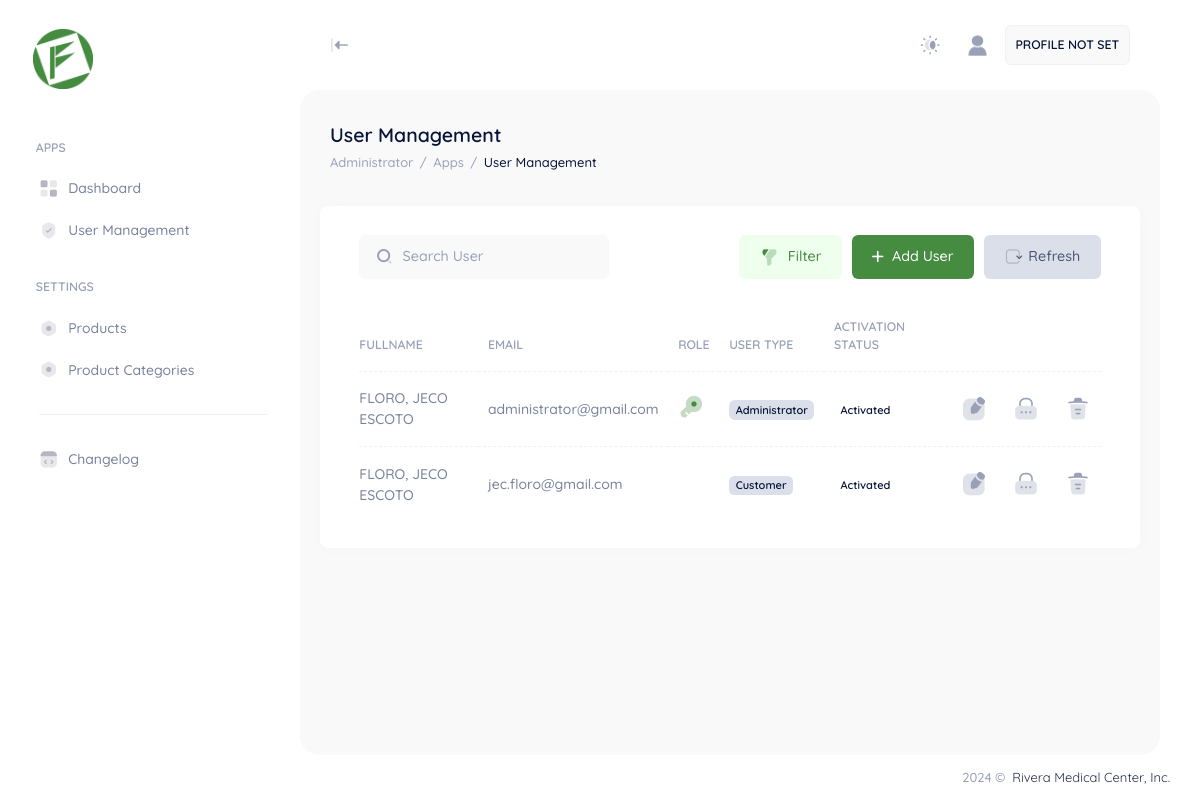
Before: /user/administrator/usermanagement.php (signed in) with the older database file.
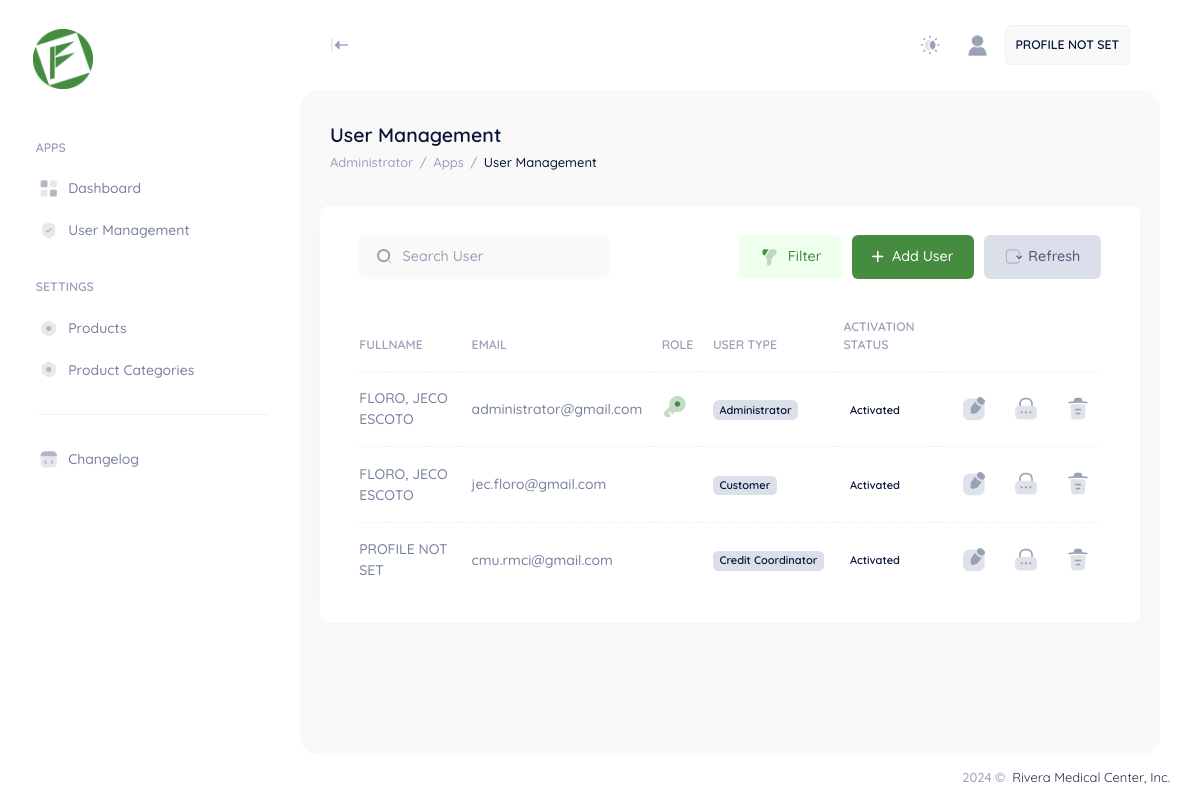
After: the same page with the newer database file.
### tables this page shows
CREATE TABLE IF NOT EXISTS `appsysusers` (
  `PK_appsysUsers` int NOT NULL AUTO_INCREMENT COMMENT 'AUTO GENERATED ID PER USER',
  `user_email` varchar(100) DEFAULT NULL COMMENT 'HASHED EMAIL',
  `user_password` longtext COMMENT 'HASHED PASSWORD',
  `user_empId` varchar(255) DEFAULT NULL COMMENT 'USER EMPLOYEE ID',
  `user_recoveryCode` varchar(255) DEFAULT NULL COMMENT 'HASHED RECOVERY CODE',
  `user_activationCode` varchar(255) DEFAULT NULL COMMENT 'HASHED ACTIVATION CODE',
  `user_secret` varchar(255) DEFAULT NULL,
  `isSecret` bit(1) DEFAULT NULL,
  `isActivated` bit(1) DEFAULT NULL,
  `isDisabled` bit(1) DEFAULT NULL,
  `isDeactivated` bit(1) DEFAULT NULL,
  `isAdmin` bit(1) DEFAULT NULL,
  `isCustomer` bit(1) DEFAULT NULL,
  `isBranchManager` bit(1) DEFAULT NULL,
  `isCreditInvestigator` bit(1) DEFAULT NULL,
  `isCreditCoordinator` bit(1) DEFAULT NULL,
  `isCashier` bit(1) DEFAULT NULL,
  `userLastname` longtext,
  `userFirstName` varchar(500) DEFAULT NULL,
  `userMiddleName` varchar(500) DEFAULT NULL,
  `userNickName` varchar(500) DEFAULT NULL,
  `userGender` int DEFAULT NULL,
  `userCivilStatus` varchar(500) DEFAULT NULL,
  `userNationality` varchar(500) DEFAULT NULL,
  `userAge` int DEFAULT NULL,
  `userDateofBirth` date DEFAULT NULL,
  `userPlaceofBirth` longtext,
  `userContactNumber` varchar(500) DEFAULT NULL,
  `userAddress` longtext,
  `userRegionCode` varchar(50) DEFAULT NULL,
  `userRegion` varchar(255) DEFAULT NULL,
  `userProvinceCode` varchar(50) DEFAULT NULL,
  `userProvince` varchar(255) DEFAULT NULL,
  `userCityCode` varchar(50) DEFAULT NULL,
  `userCity` varchar(255) DEFAULT NULL,
  `userBarangayCode` varchar(50) DEFAULT NULL,
  `userBarangay` varchar(255) DEFAULT NULL,
  `userFullName` varchar(500) DEFAULT NULL,
  `isProfileFilled` bit(1) DEFAULT NULL,
  `isSpouseFilled` bit(1) DEFAULT NULL,
  `isHomeOwnershipFilled` bit(1) DEFAULT NULL,
  `isEmploymentFilled` bit(1) DEFAULT NULL,
  `isPersonalPrefFilled` bit(1) DEFAULT NULL,
  `isChildrenFilled` bit(1) DEFAULT NULL,
  `isRelativesFilled` bit(1) DEFAULT NULL,
  `isNeighborFilled` bit(1) DEFAULT NULL,
  PRIMARY KEY (`PK_appsysUsers`) USING BTREE
);

### user/administrator/usermanagement.php (the view, shortened to what the rows shown need)
<?php
include '../../app/sessions/AdministratorSession.php';
try {
    $conn = new PDO("mysql:host=$fa_dbserver;dbname=$fa_dbname", $fa_dbuser, $fa_dbpassword);
    $conn->setAttribute(PDO::ATTR_ERRMODE, PDO::ERRMODE_EXCEPTION);
    $user = $conn->prepare("SELECT * FROM appsysusers");
    $user->execute();
    $cuser = $user->rowCount();
} catch (PDOException $e) {
    echo "Error: " . $e->getMessage();
}
?>
<!DOCTYPE html>
<html lang="en">
<head>
    <link href="../../assets/plugins/custom/leaflet/leaflet.bundle.css" rel="stylesheet" type="text/css" />
    <link href="../../assets/plugins/custom/datatables/datatables.bundle.css" rel="stylesheet" type="text/css" />
    <link href="../../assets/plugins/global/plugins.bundle.css" rel="stylesheet" type="text/css" />
    <link href="../../assets/css/style.bundle.css" rel="stylesheet" type="text/css" />
    <link href="../../assets/css/custom.bundle.css" rel="stylesheet" type="text/css" />
</head>
<body id="kt_body" class="header-fixed header-tablet-and-mobile-fixed toolbar-enabled aside-fixed aside-default-enabled user-select-none">
    <div class="d-flex flex-column flex-root">
        <div class="page d-flex flex-row flex-column-fluid">
            <div class="wrapper d-flex flex-column flex-row-fluid" id="kt_wrapper">
                <div class="content fs-6 d-flex flex-column flex-column-fluid" id="kt_content">
                    <div class="toolbar" id="kt_toolbar">
                        <div class=" container-fluid d-flex flex-stack flex-wrap flex-sm-nowrap">
                            <div class="d-flex flex-column align-items-start justify-content-center flex-wrap me-2">
                                <h1 class="text-dark fw-bold my-1 fs-2">
                                    User Management <small class="text-muted fs-6 fw-normal ms-1"></small>
                                </h1>
                            </div>
                        </div>
                    </div>
                    <div class="post fs-6 d-flex flex-column-fluid" id="kt_post">
                        <div class="container-fluid">
                            <div class="row g-xl-12">
                                <div class="col-xxl-12">
                                    <div class="row g-xl-12">
                                        <div class="card">
                                            <div class="card-body py-4">
                                                <table class="table align-middle table-row-dashed fs-6 gy-5" id="tb_Usermanagement">
                                                    <thead>
                                                        <tr class="text-start text-muted fw-bold fs-7 text-uppercase gs-0">
                                                            <th>Fullname</th>
                                                            <th>Email</th>
                                                            <th>Role</th>
                                                            <th>User Type</th>
                                                            <th>Activation Status</th>
                                                            <th></th>
                                                        </tr>
                                                    </thead>
                                                    <tbody class="text-gray-600 fw-semibold">
                                                        <?php if ($cuser > 0) { ?>
                                                            <?php while ($ruser = $user->fetch(PDO::FETCH_ASSOC)) { ?>
                                                                <tr>
                                                                    <td>
                                                                        <?php if ($ruser["userFullName"] != "") { ?>
                                                                            <?php echo $ruser["userFullName"]; ?>
                                                                        <?php } else { ?>
                                                                            PROFILE NOT SET
                                                                        <?php } ?>
                                                                    </td>
                                                                    <td><?php echo $ruser["user_email"]; ?></td>
                                                                    <td>
                                                                        <?php if ($ruser["isAdmin"] == 1) { ?>
                                                                            <i class="ki-duotone ki-key fs-2x text-primary">
                                                                                <span class="path1"></span>
                                                                            </i>
                                                                        <?php } ?>
                                                                    </td>
                                                                    <td>
                                                                        <?php if ($ruser["isAdmin"] == 1) { ?>
                                                                            <span class="badge bg-secondary text-dark rounded">Administrator</span>
                                                                        <?php } ?>
                                                                        <?php if ($ruser["isCustomer"] == 1) { ?>
                                                                            <span class="badge bg-secondary text-dark">Customer</span>
                                                                        <?php } ?>
                                                                        <?php if ($ruser["isCreditCoordinator"] == 1) { ?>
                                                                            <span class="badge bg-secondary text-dark">Credit Coordinator</span>
                                                                        <?php } ?>
                                                                    </td>
                                                                    <td>
                                                                        <?php if ($ruser["isActivated"] == 0) { ?>
                                                                            <i class="ki-duotone ki-sms fs-2x text-primary">
                                                                                <span class="path1"></span>
                                                                                <span class="path2"></span>
                                                                            </i>
                                                                        <?php } else { ?>
                                                                            <span class="badge bg-darkgreen">Activated</span>
                                                                        <?php } ?>
                                                                    </td>
                                                                    <td class="text-end datainput">
                                                                        <div class="d-flex justify-content-end gap-2">
                                                                            <div class="tableaction-hover rounded pt-2 pb-1 ps-3 pe-3" data-ii-val="<?php echo $ruser["PK_appsysUsers"]; ?>" data-ii-input-edit-action="edit">
                                                                                <i class="ki-duotone ki-notepad-edit fs-2x">
                                                                                    <span class="path1"></span>
                                                                                </i>
                                                                            </div>
                                                                            <div class="tableaction-hover rounded pt-2 pb-1 ps-3 pe-3" data-ii-val="<?php echo $ruser["PK_appsysUsers"]; ?>" data-ii-input-lock-action="lock">
                                                                                <i class="ki-duotone ki-lock-2 fs-2x">
                                                                                    <span class="path1"></span>
                                                                                </i>
                                                                            </div>
                                                                            <div class="tableaction-hover rounded pt-2 pb-1 ps-3 pe-3" data-ii-val="<?php echo $ruser["PK_appsysUsers"]; ?>" data-ii-input-delete-action="delete">
                                                                                <i class="ki-duotone ki-trash fs-2x">
                                                                                    <span class="path1"></span>
                                                                                </i>
                                                                            </div>
                                                                        </div>
                                                                    </td>
                                                                </tr>
                                                            <?php } ?>
                                                        <?php } ?>
                                                    </tbody>
                                                </table>
                                            </div>
                                        </div>
                                    </div>
                                </div>
                            </div>
                        </div>
                    </div>
                </div>
            </div>
        </div>
    </div>
</body>
</html>

Changed rows visible on the page:
added appsysusers: shows "PROFILE NOT SET", user_email "cmu.rmci@gmail.com", isCreditCoordinator "Credit Coordinator", isActivated "Activated"
